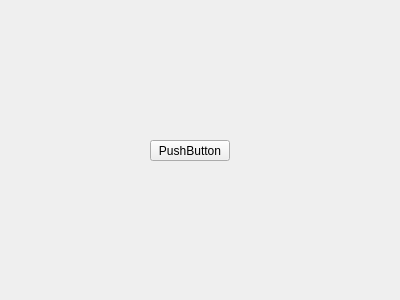
<?xml version="1.0" encoding="UTF-8"?>
<ui version="4.0">
 <class>login</class>
 <widget class="QWidget" name="login">
  <property name="geometry">
   <rect>
    <x>0</x>
    <y>0</y>
    <width>400</width>
    <height>300</height>
   </rect>
  </property>
  <property name="windowTitle">
   <string>Form</string>
  </property>
  <widget class="QPushButton" name="pushButton">
   <property name="geometry">
    <rect>
     <x>150</x>
     <y>140</y>
     <width>80</width>
     <height>21</height>
    </rect>
   </property>
   <property name="text">
    <string>PushButton</string>
   </property>
  </widget>
 </widget>
 <resources/>
 <connections/>
</ui>
